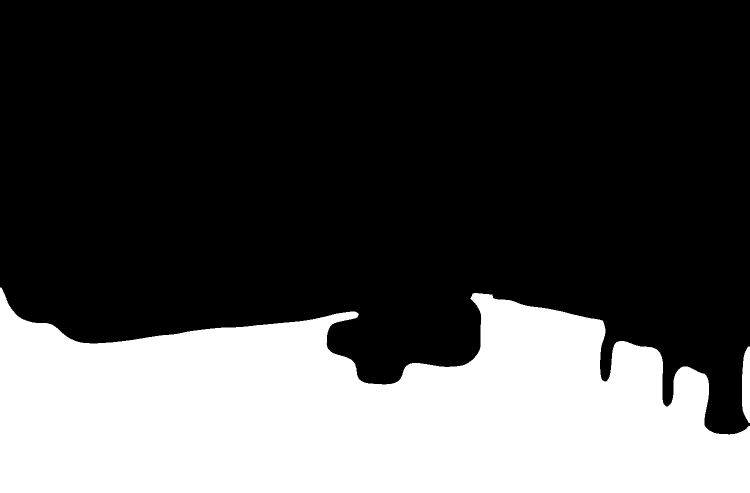
#> input picture 20220715_二值图最大内接圆矩形/mask.png, 1500 x 986 px (shown at 1/2 size)
$ jupyter execute gen_shape.ipynb   (older library calls are emulated)
#> lines starting #> are read from the running program, lines starting #| are printed output that depends on the picture; after the words box and inside, x2 and y2 are one past the last pixel; in counts of white or black regions, pixels touching at a corner belong together
#> further down, mask is the input picture: shape (986, 1500, 3); 30.5% white; 2 white regions, box (x1, y1, x2, y2) and area: (0, 575, 1500, 986) 448425, (1484, 693, 1500, 846) 2052
#> `mask_bin = cv2.cvtColor(mask, cv2.COLOR_BGR2GRAY)`: mask_bin: shape (986, 1500); 30.5% white; 2 white regions
[cell 1]
import os
import cv2
import PIL
import math
import pathlib
import numpy as np
from glob import glob
from PIL import Image


def show_img(img):
    cv2.namedWindow("img", cv2.WINDOW_NORMAL)
    cv2.imshow('img', img)
    cv2.waitKey()


def inner_rect(pts):
    # 左下角的点具有最大的差值
    rect = np.zeros((4, 2), dtype = "float32")
    s = pts.sum(axis = 1)
    rect[0] = pts[np.argmin(s)]
    rect[2] = pts[np.argmax(s)]
    diff = np.diff(pts, axis = 1)
    rect[1] = pts[np.argmin(diff)]
    rect[3] = pts[np.argmax(diff)]
    del pts,s
    return rect


def mask_inner_shape(mask_bin, crop_size=224, is_show=True):
    """ 最大内接圆  和 最大内接正方形 及 最大内接矩形 """
#> called with crop_size = 224, is_show = True

    ## 获取最大内接圆，根据内接圆半径退出正方形边长即可
    h, w = mask_bin.shape
#> h = 986; w = 1500
    area_threshold = 100 * 100
    dist = np.empty((h, w), dtype=np.float32)
    _, thresh = cv2.threshold(mask_bin, 0, 255, cv2.THRESH_BINARY)
    bin = thresh.copy()
    contours, hierarchy = cv2.findContours(bin, cv2.RETR_EXTERNAL, cv2.CHAIN_APPROX_SIMPLE)
#> contours = 2 contours; box (x1, y1, x2, y2) and area: (0, 575, 1500, 986) 446254, (1484, 693, 1500, 846) 1896
    contours = sorted(contours, key=cv2.contourArea, reverse=True)
    filter_contours = list(filter(lambda x: cv2.contourArea(x) > area_threshold, contours))
#> filter_contours = 1 contour; box (x1, y1, x2, y2) and area: (0, 575, 1500, 986) 446254
    # show_img(mask_bin)
    ## 最大内接圆、最大内接正方形

    if len(filter_contours) == 0:
        return np.array([]), (100, 100)
    for i in range(h):
        for j in range(w):
            dist[i, j] = cv2.pointPolygonTest(filter_contours[0], (j, i), True)
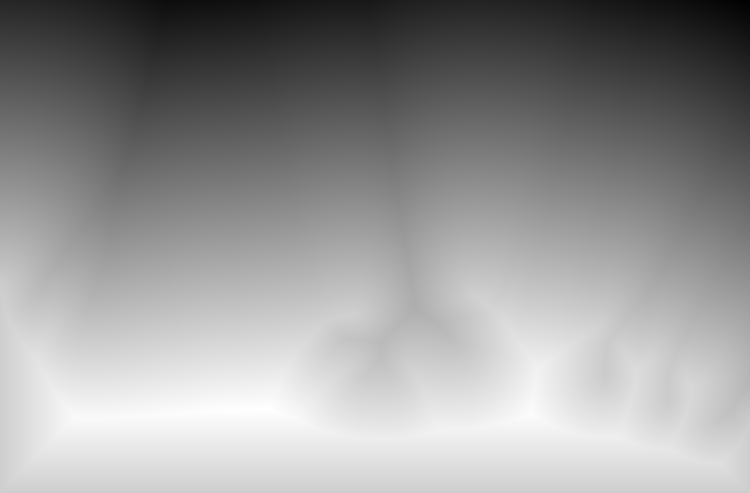
#> dist: shape (986, 1500) float32 (shown at 1/2 size); min -705.2, max 167.5, mean -189.6; drawn with min black and max white
    minVal, maxVal, _, maxDistPt = cv2.minMaxLoc(dist)
#> minVal = -705.2; maxVal = 167.5; maxDistPt = (538, 817)
    maxVal = abs(maxVal)
    cx, cy = maxDistPt
#> cx = 538; cy = 817
    r = np.int(maxVal)
#> r = 167
    rect_size = math.sqrt(2 * r * r)
#> rect_size = 236.2
    rect_size = crop_size if int(rect_size) > rect_size else rect_size
    x1, x2 = int(cx - rect_size / 2), int(cx + rect_size / 2)
#> x1 = 419; x2 = 656
    y1, y2 = int(cy - rect_size / 2), int(cy + rect_size / 2)
#> y1 = 698; y2 = 935

    c = contours[0] ## 最大轮廓
#> c = contour of 861 points, box (x1, y1, x2, y2) (0, 575, 1500, 986), area 446254
    rect = inner_rect(c.reshape(c.shape[0], 2))
#> in inner_rect, `s = pts.sum(axis = 1)`: s = 861 values, max 2484 at index 2, min 575 at index 0, mean 1549.3
#> in inner_rect, `diff = np.diff(pts, axis = 1)`: diff = 861 values, max 985 at index 1, min -661 at index 76, mean -164.1
#> rect = [[0, 575], [1412, 751], [1499, 985], [0, 985]]
    xs = sorted([i[0] for i in rect])
#> xs = [0, 0, 1412, 1499]
    ys = sorted([i[1] for i in rect])
#> ys = [575, 751, 985, 985]
    rect_x1 = int(xs[1])
#> rect_x1 = 0
    rect_x2 = int(xs[2])
#> rect_x2 = 1412
    rect_y1 = int(ys[1])
#> rect_y1 = 751
    rect_y2 = int(ys[2])
#> rect_y2 = 985

    result = mask_bin
    if is_show:
        result = cv2.cvtColor(mask_bin, cv2.COLOR_GRAY2BGR)
        cv2.rectangle(result, (x1, y1), (x2, y2), (255, 0, 0), 2)
        cv2.rectangle(result, (rect_x1, rect_y1), (rect_x2, rect_y2), (0, 0, 255), 4)
        cv2.circle(result, (cx, cy), r, (0, 255, 0), 2, 1, 0)
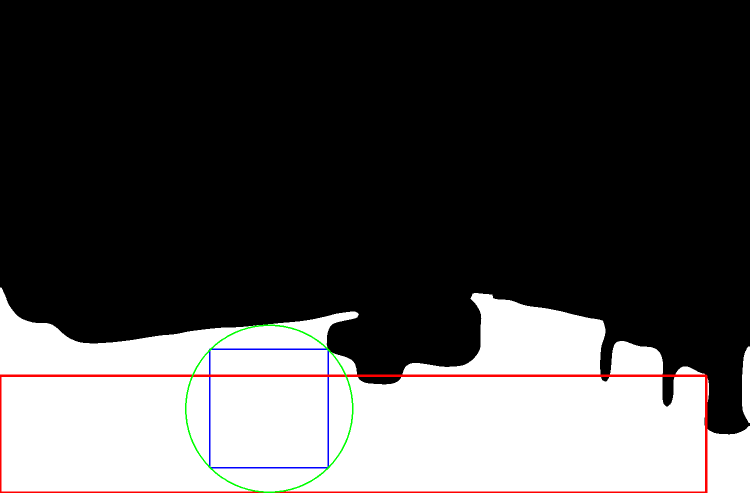
#> result: shape (986, 1500, 3) (shown at 1/2 size); mean B, G, R 75, 75.1, 76.8

    return cv2_pilimg(result)


def cv2_pilimg(cv2_img):
	""" opencv --> PIL """
	return PIL.Image.fromarray(cv2.cvtColor(cv2_img, cv2.COLOR_BGR2RGB))


mask = cv2.imread("./mask.png")
mask_bin = cv2.cvtColor(mask, cv2.COLOR_BGR2GRAY)
mask_inner_shape(mask_bin)
